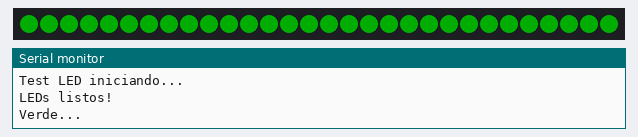
A sketch run on a simulated Arduino Uno, built with avr-gcc and run on an emulated ATmega328P. Shown: 30 RGB LEDs in strip order, left to right, the last lines printed to the serial monitor. Dim RGB values are drawn brighter than linear.

Above: at 0.1 s.
At 2.1 s:
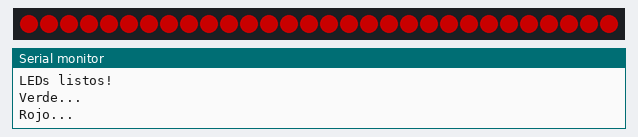
At 4.1 s:
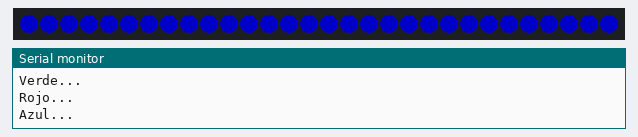
At 6.1 s:
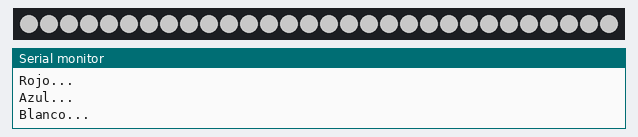
At 10.0 s:
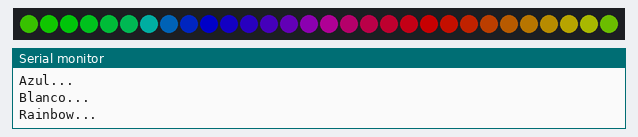
At 13.7 s:
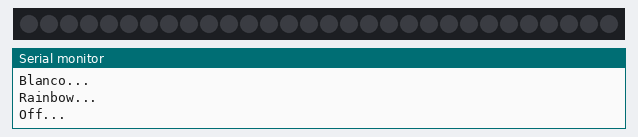

The sketch:

test_leds.ino
```cpp
/*******************************************************************************
 * TEST LED - Prueba básica de tira WS2812B
 *
 * Conexiones:
 *   Arduino D6  → DIN (data)
 *   Arduino 5V  → VCC
 *   Arduino GND → GND
 ******************************************************************************/

#include <FastLED.h>

#define PIN_LED     6      // Pin de datos
#define NUM_LEDS    30     // Cantidad de LEDs en tu tira

CRGB leds[NUM_LEDS];

void setup() {
  Serial.begin(115200);
  Serial.println("Test LED iniciando...");

  FastLED.addLeds<WS2812B, PIN_LED, GRB>(leds, NUM_LEDS);
  FastLED.setBrightness(100);  // Brillo moderado (0-255)

  Serial.println("LEDs listos!");
}

void loop() {
  // =========================================
  // TEST 1: Verde (como el tanque de Goo)
  // =========================================
  Serial.println("Verde...");
  for (int i = 0; i < NUM_LEDS; i++) {
    leds[i] = CRGB::Green;
  }
  FastLED.show();
  delay(2000);

  // =========================================
  // TEST 2: Rojo
  // =========================================
  Serial.println("Rojo...");
  for (int i = 0; i < NUM_LEDS; i++) {
    leds[i] = CRGB::Red;
  }
  FastLED.show();
  delay(2000);

  // =========================================
  // TEST 3: Azul
  // =========================================
  Serial.println("Azul...");
  for (int i = 0; i < NUM_LEDS; i++) {
    leds[i] = CRGB::Blue;
  }
  FastLED.show();
  delay(2000);

  // =========================================
  // TEST 4: Blanco (como Strobulb)
  // =========================================
  Serial.println("Blanco...");
  for (int i = 0; i < NUM_LEDS; i++) {
    leds[i] = CRGB::White;
  }
  FastLED.show();
  delay(2000);

  // =========================================
  // TEST 5: Efecto arcoiris
  // =========================================
  Serial.println("Rainbow...");
  for (int j = 0; j < 256; j++) {
    for (int i = 0; i < NUM_LEDS; i++) {
      leds[i] = CHSV((i * 256 / NUM_LEDS + j) % 256, 255, 255);
    }
    FastLED.show();
    delay(20);
  }

  // =========================================
  // TEST 6: Apagar
  // =========================================
  Serial.println("Off...");
  for (int i = 0; i < NUM_LEDS; i++) {
    leds[i] = CRGB::Black;
  }
  FastLED.show();
  delay(1000);

  Serial.println("--- Reiniciando ciclo ---");
}
```

Measured:
- by itself, everything shown: repeats every 14.6 s, in 24 steps
- what the display in image 1 shows lasts 2.0 s, from 2.0 s to 4.0 s
- what the display in image 5 shows lasts 1.0 s, from 13.6 s to 14.6 s
